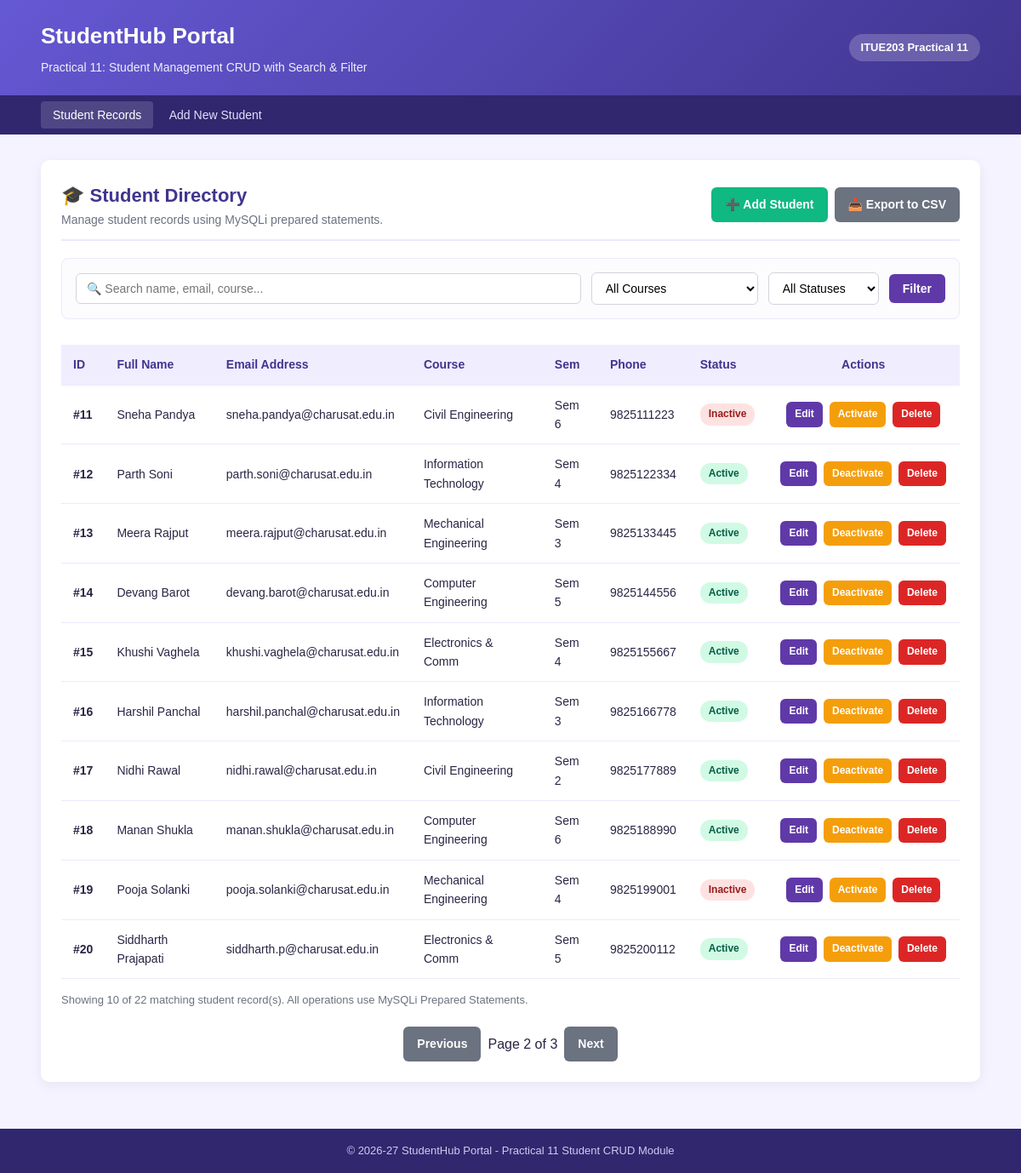
Screenshot of /?page=2 with the database file from the repository.
### tables this page shows
CREATE TABLE IF NOT EXISTS `students` (
  `student_id` INT AUTO_INCREMENT PRIMARY KEY,
  `name` VARCHAR(100) NOT NULL,
  `email` VARCHAR(100) NOT NULL UNIQUE,
  `course` VARCHAR(100) NOT NULL,
  `semester` INT NOT NULL DEFAULT 1,
  `phone` VARCHAR(15) NOT NULL DEFAULT '',
  `status` ENUM('Active', 'Inactive') NOT NULL DEFAULT 'Active',
  `created_at` TIMESTAMP DEFAULT CURRENT_TIMESTAMP
);

### index.php (the view, shortened to what this page needs)
<?php
require_once "db.php";
$search = trim($_GET['search'] ?? '');
$course_filter = trim($_GET['course'] ?? '');
$status_filter = trim($_GET['status'] ?? '');
$params = [];
$types = "";
$perPage = 10;
$page = max(1, (int)($_GET['page'] ?? 1));
$offset = ($page - 1) * $perPage;
$countSql = "SELECT COUNT(*) AS total FROM students";
$countStmt = $conn->prepare($countSql);
$countStmt->execute();
$totalRows = (int)$countStmt->get_result()->fetch_assoc()['total'];
$totalPages = max(1, (int)ceil($totalRows / $perPage));
$sql = "SELECT student_id, name, email, course, semester, phone, status, created_at FROM students";
$sql .= " ORDER BY student_id ASC LIMIT ? OFFSET ?";
$stmt = $conn->prepare($sql);
if ($stmt) {
    $pageParams = $params;
    $pageParams[] = $perPage;
    $pageParams[] = $offset;
    $pageTypes = $types . "ii";
    $stmt->bind_param($pageTypes, ...$pageParams);
}
if ($stmt) {
    $stmt->execute();
    $result = $stmt->get_result();
} else {
    $result = $conn->query($sql);
}
?>
<!DOCTYPE html>
<html lang="en">
<head>
    <link rel="stylesheet" href="style.css">
</head>
<body>
    <header class="header">
        <div class="container header-content">
            <div>
                <h1>StudentHub Portal</h1>
                <p>Practical 11: Student Management CRUD with Search & Filter</p>
            </div>
            <div class="header-badge">ITUE203 Practical 11</div>
        </div>
    </header>
    <nav class="navbar">
        <div class="container nav-links">
            <div>
                <a href="index.php" class="active">Student Records</a>
                <a href="add_student.php">Add New Student</a>
            </div>
        </div>
    </nav>
    <main class="container">
        <div class="card-box">
            <div class="page-header-row">
                <div>
                    <h2 class="page-title">🎓 Student Directory</h2>
                    <p style="color: #6b7280; font-size: 14px;">Manage student records using MySQLi prepared statements.</p>
                </div>
                <div style="display: flex; gap: 8px;">
                    <a href="add_student.php" class="btn btn-success">➕ Add Student</a>
                    <a href="export_csv.php?search=<?php echo urlencode($search); ?>&course=<?php echo urlencode($course_filter); ?>&status=<?php echo urlencode($status_filter); ?>" class="btn btn-secondary">📥 Export to CSV</a>
                </div>
            </div>
            <form action="index.php" method="GET" class="filter-form">
                <input type="text" name="search" class="filter-input" placeholder="🔍 Search name, email, course..." value="<?php echo htmlspecialchars($search); ?>">
                <select name="course" class="filter-select">
                    <option value="">All Courses</option>
                </select>
                <select name="status" class="filter-select" style="min-width: 130px;">
                    <option value="">All Statuses</option>
                </select>
                <button type="submit" class="btn btn-primary">Filter</button>
            </form>
            <div class="table-responsive">
                <table>
                    <thead>
                        <tr>
                            <th>ID</th>
                            <th>Full Name</th>
                            <th>Email Address</th>
                            <th>Course</th>
                            <th>Sem</th>
                            <th>Phone</th>
                            <th>Status</th>
                            <th style="text-align: center;">Actions</th>
                        </tr>
                    </thead>
                    <tbody>
                        <?php if ($result && $result->num_rows > 0): ?>
                            <?php while ($row = $result->fetch_assoc()): ?>
                                <tr>
                                    <td><strong>#<?php echo htmlspecialchars((string)$row['student_id']); ?></strong></td>
                                    <td><?php echo htmlspecialchars($row['name']); ?></td>
                                    <td><?php echo htmlspecialchars($row['email']); ?></td>
                                    <td><?php echo htmlspecialchars($row['course']); ?></td>
                                    <td>Sem <?php echo htmlspecialchars((string)$row['semester']); ?></td>
                                    <td><?php echo htmlspecialchars($row['phone']); ?></td>
                                    <td>
                                        <span class="badge <?php echo $row['status'] === 'Active' ? 'badge-active' : 'badge-inactive'; ?>">
                                            <?php echo htmlspecialchars($row['status']); ?>
                                        </span>
                                    </td>
                                    <td style="text-align: center; white-space: nowrap;">
                                        <a href="edit_student.php?id=<?php echo $row['student_id']; ?>" class="btn btn-sm btn-primary">Edit</a>
                                        <a href="delete_student.php?id=<?php echo $row['student_id']; ?>&action=toggle_status" class="btn btn-sm btn-warning" title="Toggle Active/Inactive">
                                            <?php echo $row['status'] === 'Active' ? 'Deactivate' : 'Activate'; ?>
                                        </a>
                                        <a href="delete_student.php?id=<?php echo $row['student_id']; ?>&action=delete"
                                           class="btn btn-sm btn-danger"
                                           onclick="return confirm('Are you sure you want to delete <?php echo addslashes($row['name']); ?> permanently?');">
                                            Delete
                                        </a>
                                    </td>
                                </tr>
                            <?php endwhile; ?>
                        <?php endif; ?>
                    </tbody>
                </table>
            </div>
            <p style="margin-top: 15px; font-size: 13px; color: #6b7280;">
                Showing <?php echo $result ? $result->num_rows : 0; ?> of <?php echo $totalRows; ?> matching student record(s). All operations use MySQLi Prepared Statements.
            </p>
            <?php if ($totalPages > 1): ?>
                <div class="pagination" style="display:flex; gap:8px; justify-content:center; align-items:center; margin-top:20px; flex-wrap:wrap;">
                    <?php if ($page > 1): ?>
                        <a class="btn btn-secondary" href="?<?php echo http_build_query(array_merge($_GET, ['page' => $page - 1])); ?>">Previous</a>
                    <?php endif; ?>
                    <span>Page <?php echo $page; ?> of <?php echo $totalPages; ?></span>
                    <?php if ($page < $totalPages): ?>
                        <a class="btn btn-secondary" href="?<?php echo http_build_query(array_merge($_GET, ['page' => $page + 1])); ?>">Next</a>
                    <?php endif; ?>
                </div>
            <?php endif; ?>
        </div>
    </main>
    <footer>
        <div class="container">
            <p>&copy; 2026-27 StudentHub Portal - Practical 11 Student CRUD Module</p>
        </div>
    </footer>
</body>
</html>

### style.css (style rules this page uses)
* { box-sizing: border-box; margin: 0; padding: 0; }
body { font-family: Arial, sans-serif; line-height: 1.6; color: #292544; background: #f5f3ff; min-height: 100vh; display: flex; flex-direction: column; }
.container { width: 92%; max-width: 1200px; margin: auto; }
.header { background: linear-gradient(135deg, #6558d3, #40358f); color: white; padding: 22px 0; box-shadow: 0 2px 10px rgba(64, 53, 143, 0.2); }
.header-content { display: flex; align-items: center; justify-content: space-between; flex-wrap: wrap; gap: 10px; }
.header h1 { font-size: 26px; margin-bottom: 4px; }
.header p { font-size: 14px; opacity: 0.9; }
.header-badge { background: rgba(255, 255, 255, 0.2); padding: 6px 14px; border-radius: 20px; font-size: 13px; font-weight: bold; }
.navbar { background: #30276f; }
.nav-links { display: flex; flex-wrap: wrap; align-items: center; justify-content: space-between; padding: 10px 0; }
.nav-links a { color: #e2e0f8; text-decoration: none; padding: 8px 14px; font-size: 14px; border-radius: 4px; transition: background 0.2s; }
.nav-links a:hover, .nav-links a.active { background: rgba(255, 255, 255, 0.15); color: #ffffff; }
main { flex: 1; padding: 30px 0; }
.card-box { background: #ffffff; border-radius: 10px; padding: 24px; box-shadow: 0 4px 15px rgba(0, 0, 0, 0.06); margin-bottom: 25px; }
.page-header-row { display: flex; justify-content: space-between; align-items: center; flex-wrap: wrap; gap: 15px; margin-bottom: 20px; padding-bottom: 12px; border-bottom: 2px solid #ede9fe; }
.page-title { color: #40358f; font-size: 22px; }
.filter-form { display: flex; flex-wrap: wrap; gap: 12px; align-items: center; background: #fcfbfe; padding: 16px; border-radius: 8px; border: 1px solid #ede9fe; margin-bottom: 20px; }
.filter-input { flex: 1; min-width: 180px; padding: 9px 12px; border: 1px solid #d1d5db; border-radius: 6px; font-size: 14px; outline: none; }
.filter-select { padding: 9px 12px; border: 1px solid #d1d5db; border-radius: 6px; font-size: 14px; outline: none; background: white; min-width: 160px; }
.btn { display: inline-block; padding: 9px 16px; font-size: 14px; font-weight: bold; text-align: center; text-decoration: none; border-radius: 6px; cursor: pointer; border: none; transition: all 0.2s; }
.btn-primary { background: #6039a8; color: white; }
.btn-success { background: #10b981; color: white; }
.btn-danger { background: #dc2626; color: white; }
.btn-secondary { background: #6b7280; color: white; }
.btn-warning { background: #f59e0b; color: white; }
.btn-sm { padding: 5px 10px; font-size: 12px; margin: 2px; }
.table-responsive { overflow-x: auto; }
table { width: 100%; border-collapse: collapse; margin-top: 10px; }
th, td { padding: 12px 14px; text-align: left; font-size: 14px; border-bottom: 1px solid #ede9fe; }
th { background: #f0edff; color: #40358f; font-weight: 600; }
.badge { display: inline-block; padding: 3px 10px; border-radius: 12px; font-size: 12px; font-weight: bold; }
.badge-active { background: #d1fae5; color: #065f46; }
.badge-inactive { background: #fee2e2; color: #991b1b; }
footer { background: #30276f; color: #cfcbef; text-align: center; padding: 16px 0; font-size: 13px; margin-top: auto; }

### rows the page displays
students: student_id "11", name "Sneha Pandya", email "sneha.pandya@charusat.edu.in", course "Civil Engineering", semester "6", phone "9825111223", status "Inactive", shows "Activate"
students: student_id "12", name "Parth Soni", email "parth.soni@charusat.edu.in", course "Information Technology", semester "4", phone "9825122334", status "Active", shows "Deactivate"
students: student_id "13", name "Meera Rajput", email "meera.rajput@charusat.edu.in", course "Mechanical Engineering", semester "3", phone "9825133445", status "Active", shows "Deactivate"
students: student_id "14", name "Devang Barot", email "devang.barot@charusat.edu.in", course "Computer Engineering", semester "5", phone "9825144556", status "Active", shows "Deactivate"
students: student_id "15", name "Khushi Vaghela", email "khushi.vaghela@charusat.edu.in", course "Electronics & Comm", semester "4", phone "9825155667", status "Active", shows "Deactivate"
students: student_id "16", name "Harshil Panchal", email "harshil.panchal@charusat.edu.in", course "Information Technology", semester "3", phone "9825166778", status "Active", shows "Deactivate"
students: student_id "17", name "Nidhi Rawal", email "nidhi.rawal@charusat.edu.in", course "Civil Engineering", semester "2", phone "9825177889", status "Active", shows "Deactivate"
students: student_id "18", name "Manan Shukla", email "manan.shukla@charusat.edu.in", course "Computer Engineering", semester "6", phone "9825188990", status "Active", shows "Deactivate"
students: student_id "19", name "Pooja Solanki", email "pooja.solanki@charusat.edu.in", course "Mechanical Engineering", semester "4", phone "9825199001", status "Inactive", shows "Activate"
students: student_id "20", name "Siddharth Prajapati", email "siddharth.p@charusat.edu.in", course "Electronics & Comm", semester "5", phone "9825200112", status "Active", shows "Deactivate"

### other values shown
$result->num_rows "10"
$totalRows "22"
$page "2"
$totalPages "3"
